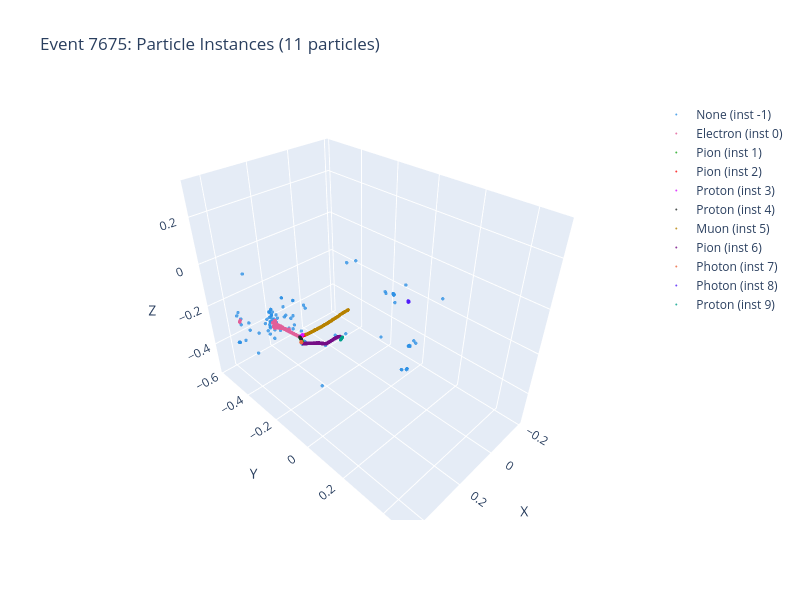

The cell this chart's notebook holds for it:
### Markdown cell above
### Particle Instances

### Code cell
unique_instances = np.unique(instance)
n_instances = len(unique_instances)
colorscale = px.colors.qualitative.Dark24

fig = go.Figure()
for i, inst_id in enumerate(unique_instances):
    mask = instance == inst_id
    inst_pid = pid[mask][0]
    inst_name = PID_CLASSES[inst_pid]
    color = colorscale[i % len(colorscale)]
    fig.add_trace(go.Scatter3d(
        x=coords[mask, 0], y=coords[mask, 1], z=coords[mask, 2],
        mode='markers',
        marker=dict(size=2, color=color, opacity=0.8),
        name=f'{inst_name} (inst {inst_id})'
    ))

fig.update_layout(
    title=f'Event {idx}: Particle Instances ({n_instances} particles)',
    scene=dict(xaxis_title='X', yaxis_title='Y', zaxis_title='Z'),
    width=800, height=600
)
fig.show()
